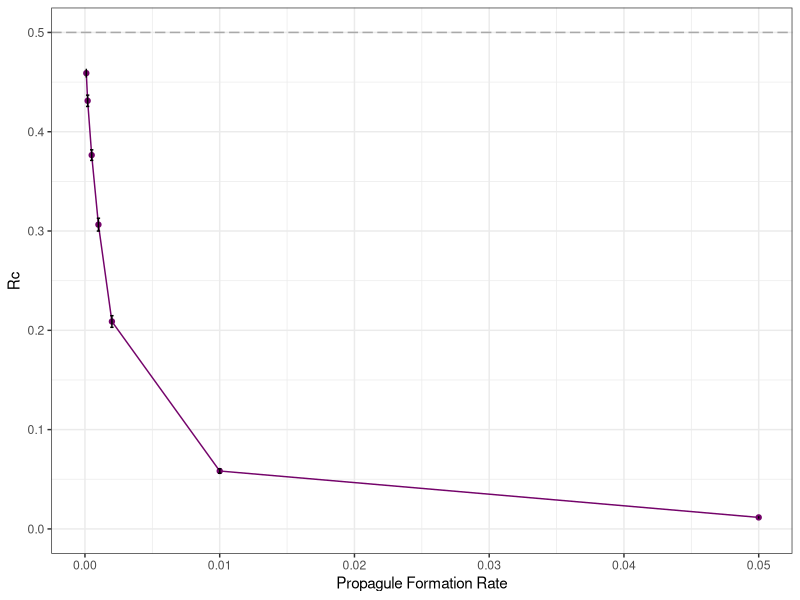
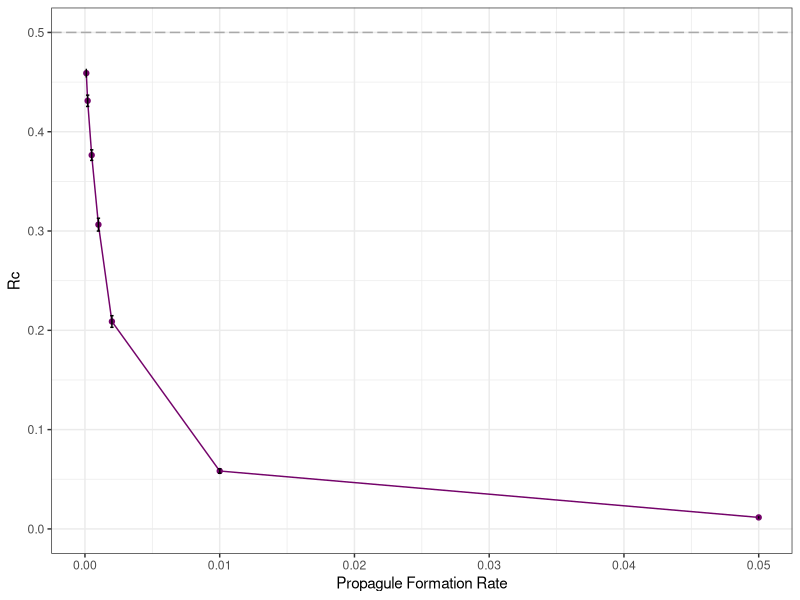

Generate these figures, in order, with R:
# Analyzer for well-mixed simulations

library(tidyverse)
library(patchwork)
library(plotrix)

data <- read.csv(file.path("Data", "1-well-mixed", "wellm_results.csv"))

# Something to check standard error bars
serrors <- aggregate(Relative_concentration ~ prop_break_rate, data = data,
        FUN = function(x) c(mean = mean(x), se = std.error(x)))
# Join this to the rest of the data


ggplot(
    data = data,
    mapping = aes(x = prop_break_rate, y = Relative_concentration)
) +
    geom_hline(yintercept = 0.5, linetype = "longdash", color="darkgrey") +
    geom_point(stat = "summary", fun="mean", color="#74036a", width=0.0005) +
    #geom_point(color="#0005D5") +
    geom_path(stat = "summary", fun="mean", color="#74036a") +
    stat_summary(fun.data = "mean_se", geom="errorbar", width=0.00025) +
    #geom_errorbar(stat="summary",
    #fun.ymin=function(x) {mean(x)-sd(x)/sqrt(length(x))},
    #fun.ymax=function(x) {mean(x)+sd(x)/sqrt(length(x))},
    #width = 0.01, linewidth = 0.5) +
    labs(
        x = "Propagule Formation Rate",
        y = "Rc",
    ) +
    xlim(0,0.05) + ylim(0, 0.5) + theme_bw()
    ggsave(file.path("Analysis", "Figures", "wellm_graph.svg"), width = 4, height = 4)
